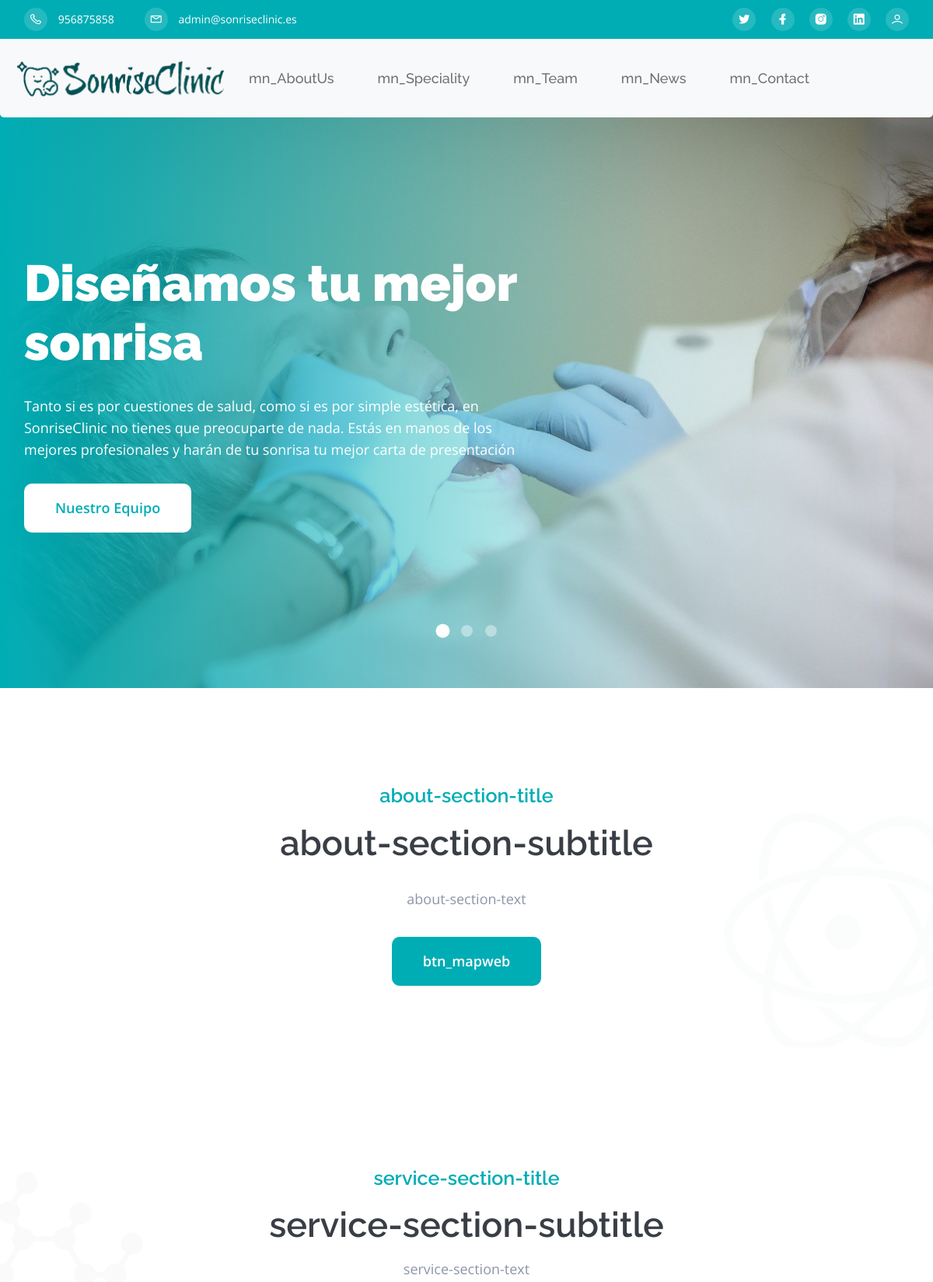
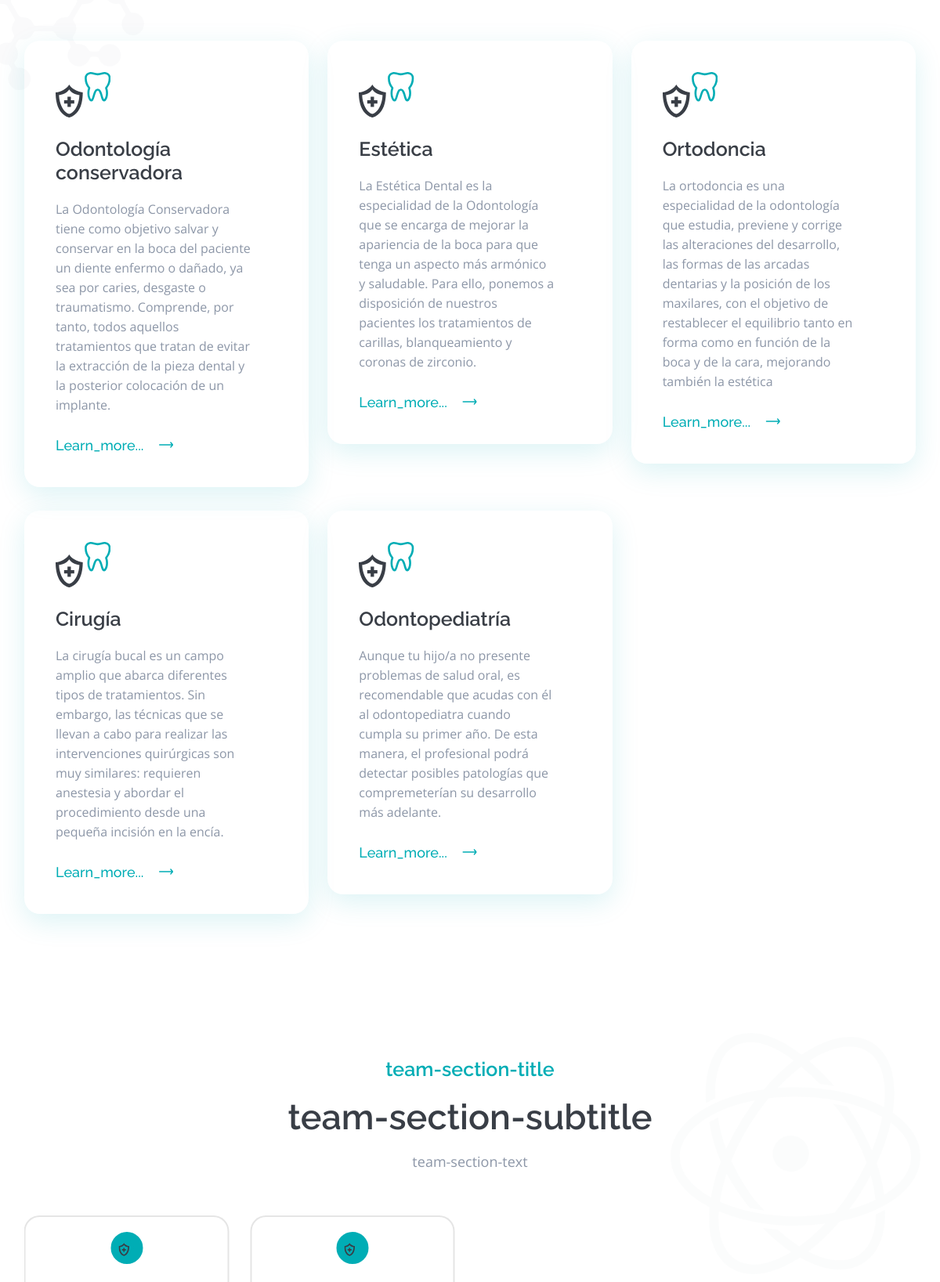
The page / (upper part) on the database its author committed (2 pictures, top to bottom).
### tables this page shows
CREATE TABLE `settings` (
  `id` int(9) NOT NULL,
  `type` varchar(10) NOT NULL,
  `label` varchar(25) NOT NULL,
  `value` varchar(400) NOT NULL
);

CREATE TABLE `blocks` (
  `id` int(9) NOT NULL,
  `id_page` int(9) NOT NULL,
  `name` varchar(56) NOT NULL,
  `label` varchar(56) DEFAULT NULL,
  `order_n` int(9) NOT NULL,
  `title` varchar(56) DEFAULT NULL,
  `subtitle` varchar(56) DEFAULT NULL,
  `text` varchar(56) DEFAULT NULL
);

CREATE TABLE `treatmentscategories` (
  `id` int(1) NOT NULL,
  `name` varchar(100) NOT NULL,
  `info` text NOT NULL,
  `image` varchar(300) NOT NULL
);

CREATE TABLE `professionals` (
  `id` int(3) NOT NULL,
  `image` varchar(150) NOT NULL,
  `info` text NOT NULL,
  `tr` varchar(15) DEFAULT NULL,
  `name` varchar(150) NOT NULL,
  `degree` varchar(150) NOT NULL,
  `job` varchar(150) NOT NULL,
  `enabled` int(1) NOT NULL DEFAULT '1'
);

### includes/sessions.php (called while the page is built, shortened)
<?php
if (isset($_SESSION['lang'])) {
    $lang = $_SESSION['lang'];
} else {
    $lang = null;
}
function isAuthenticated()
{
    if (isset($_SESSION['autentificado'])) {
        return $_SESSION['autentificado'];
    } else return FALSE;
}
if (!isset($lang)) :
    $lang = "es";
endif;

### includes/class.data.php (called while the page is built, shortened)
<?php
class DataBase
{
    var $connection;
    public function __construct()
    {
        if (DB_PASS == NULL)
            $this->connection = mysqli_connect(DB_SERVER, DB_USER, DB_NAME);
        else
            $this->connection = mysqli_connect(DB_SERVER, DB_USER, DB_PASS, DB_NAME);
        return true;
    }
    public function send($sql, $type = 'ARRAY')
    {
        $result = mysqli_query($this->connection, $sql) or die(mysqli_error($this->connection));
        $return = array();
        if ($type == 'ARRAY')
            while (($return[] = mysqli_fetch_array($result))) {
            }
        else {
            while (($return[] = mysqli_fetch_assoc($result))) {
            }
        }
        if (count($return) > 1)
            unset($return[count($return) - 1]);
        else
            $return = FALSE;
        return $return;
    }
    public function select($table, $where, $type = 'ARRAY')
    {
        $sql = "SELECT * FROM " . $table . " WHERE " . $where;
        $result = mysqli_query($this->connection, $sql);
        $return = array();
        if ($type == 'ARRAY')
            while (($return[] = mysqli_fetch_array($result))) {
            }
        else
            while (($return[] = mysqli_fetch_assoc($result))) {
            }
        if (count($return) > 1)
            unset($return[count($return) - 1]);
        else
            $return = FALSE;
        return $return;
    }
}

### includes/functions.php (called while the page is built, shortened)
<?php
function __($str, $lang = null)
{
	return $str;
}

### blocks/service-section.php (the view, shortened to what this page needs)
<?php
$db = new DataBase();
$result = $db->select("blocks", "id = " . $block["id"]);
?>
<section id="services" class="service-section pt-150">
	<div class="shape shape-3">
		<img src="assets/img/shapes/shape-3.svg" alt="">
	</div>
	<div class="container">
		<div class="row">
			<div class="col-xl-8 mx-auto">
				<div class="section-title text-center mb-55">
					<span class="wow fadeInDown" data-wow-delay=".2s"><?= __($result[0]["title"], $lang) ?></span>
					<h2 class="mb-15 wow fadeInUp" data-wow-delay=".4s"><?= __($result[0]["subtitle"], $lang) ?></h2>
					<p class="wow fadeInUp" data-wow-delay=".6s"><?= __($result[0]["text"], $lang) ?></p>
				</div>
			</div>
		</div>
		<div class="row">
			<?php
			$recordset = $db->send("SELECT * FROM treatmentscategories;"); ?>
			<?php foreach ($recordset as $specialty) : ?>
				<div class="col-lg-4 col-md-6">
					<div class="service-item mb-30">
						<div class="service-icon mb-25">
						</div>
						<div class="service-content">
							<h4><?= $specialty['name'] ?></h4>
							<p style="overflow: hidden; text-overflow: ellipsis; width: 250px;"><?= $specialty['info'] ?></p>
							<a href="../categorieInterventions.php?categorie=<?= $specialty['id'] ?>" class="read-more"><?= __('Learn_more', $lang) ?>... <i class="lni lni-arrow-right"></i></a>
						</div>
					</div>
				</div>
			<?php endforeach; ?>
		</div>
	</div>
</section>

### index.php (shortened to what this page needs)
<?php
include("includes/functions.php");
include("includes/sessions.php");
$PG_NAME = "Home";
?>
<!DOCTYPE html>
<html lang="<?= $lang ?>">
<?php require "sections/head.php"; ?>
<body>
  <?php
  if (isAuthenticated()) :
    include "sections/header.php";
    include "includes/blocks.php";
    include "sections/footer.php";
  else :
    include "sections/header.php";
    include "includes/blocks.php";
  endif;
  ?>
</body>
</html>

### sections/head.php (shortened to what this page needs)
<head>
  <link rel="stylesheet" href="assets/css/bootstrap-5.0.5-alpha.min.css">
  <link rel="stylesheet" href="assets/css/LineIcons.2.0.css">
  <link rel="stylesheet" href="assets/css/glightbox.min.css">
  <link rel="stylesheet" href="assets/css/selectr.css">
  <link rel="stylesheet" href="assets/css/date.css">
  <link rel="stylesheet" href="assets/css/animate.css">
  <link rel="stylesheet" href="assets/css/tiny-slider.css">
  <link rel="stylesheet" href="assets/css/main.css">
</head>

### sections/header.php (shortened to what this page needs)
<header id="home" class="header">
  <div class="header-wrapper">
    <div class="header-top theme-bg">
      <div class="container">
        <div class="row">
          <div class="col-md-8">
            <?php
            $db = new DataBase();
            $phone = $db->select("settings", "label ='lni lni-phone'");
            $mail = $db->select("settings", "label ='lni lni-envelope'");
            ?>
            <div class="header-top-left text-center text-md-left">
              <ul>
                <li><a href="#"><i class="lni lni-phone"></i> <?= isset($phone) ? $phone[0]["value"] : "" ?></a></li>
                <li><a href="#"><i class="lni lni-envelope"></i> <?= isset($mail) ? $mail[0]["value"] : "" ?></a></li>
              </ul>
            </div>
          </div>
          <div class="col-md-4">
            <div class="header-top-right d-none d-md-block">
              <ul>
                <?php
                $db = new DataBase();
                $social = $db->send("SELECT * FROM settings WHERE type = 'social' AND value<>'';");
                if (!empty($social)) :
                  foreach ($social as $key) : ?>
                    <li class="nav-item">
                      <a href="<?= $key['value'] ?>">
                        <i class="<?= $key['label'] ?>"></i>
                      </a>
                    </li>
                <?php endforeach;
                endif;
                ?>
                <li class="nav-item">
                  <?php if (!isAuthenticated()) : ?>
                    <a href="login.php">
                      <i class="lni lni-user"></i>
                    </a>
                  <?php else : ?>
                    <a href="logout.php">
                      <i class="lni lni-close"></i>
                    </a>
                  <?php endif; ?>
                </li>
              </ul>
            </div>
          </div>
        </div>
      </div>
    </div>
    <?php
    if ($_SERVER['PHP_SELF'] == "/index.php") :
      $href = "";
    else :
      $href = "index.php";
    endif;
    ?>
    <nav class="navbar navbar-expand-lg navbar-light bg-light">
      <div class="container-fluid">
        <a class="navbar-brand" href="index.php">
          <img src="assets/img/logo/logo-dark.png" style="width:280px" alt="Logo">
        </a>
        <div class="collapse navbar-collapse" id="navbarSupportedContent">
          <ul class="navbar-nav me-auto mb-2 mb-lg-0">
            <li class="nav-item">
              <a class="nav-link" href="<?= $href ?>#about"><?= __('mn_AboutUs', $lang) ?></a>
            </li>
            <li class="nav-item">
              <a class="nav-link" href="<?= $href ?>#services"><?= __('mn_Speciality', $lang) ?></a>
            </li>
            <li class="nav-item">
              <a class="nav-link" href="<?= $href ?>#team"><?= __('mn_Team', $lang) ?></a>
            </li>
            <li class="nav-item">
              <a class="nav-link" href="<?= $href ?>#blog"><?= __('mn_News', $lang) ?></a>
            </li>
            <li class="nav-item">
              <a class="nav-link" href="<?= $href ?>#contact"><?= __('mn_Contact', $lang) ?></a>
            </li>
        </div>
      </div>
    </nav>
  </div>
</header>

### includes/blocks.php (shortened to what this page needs)
<?php
$db = new DataBase();
$sql = "SELECT * FROM pages a INNER JOIN blocks b ON a.id = b.id_page WHERE a.page = '" . $PG_NAME . "' ORDER BY order_n ASC";
$blocks = $db->send($sql);
foreach ($blocks as $block) :
    include "blocks/" . $block['name'] . ".php";
endforeach;

### blocks/slider-section.php (shortened to what this page needs)
<div class="slider-wrapper">
  <section class="slider-section">
    <div class="slider-active slick-style">
      <div class="single-slider img-bg" style="background-image:url('assets/img/slider/slider-1a.jpg');">
        <div class="container">
          <div class="row">
            <div class="col-xl-7 col-lg-8 col-md-10">
              <div class="slider-content">
                <h1 data-animation="fadeInDown" data-duration="1.5s" data-delay=".5s">Diseñamos tu mejor sonrisa
                </h1>
                <p data-animation="fadeInLeft" data-duration="1.5s" data-delay=".7s">Tanto si es por cuestiones de salud, como si es por simple estética, en SonriseClinic no tienes que
                  preocuparte de nada. Estás en manos de los mejores profesionales y harán de tu sonrisa tu mejor carta de presentación</p>
                <a href="#team" class="btn theme-btn page-scroll" data-animation="fadeInUp" data-duration="1.5s" data-delay=".9s">Nuestro Equipo</a>
              </div>
            </div>
          </div>
        </div>
      </div>
    </div>
  </section>
</div>

### blocks/about-section.php (shortened to what this page needs)
<?php
$db = new DataBase();
$result = $db->select("blocks", "id = " . $block["id"]);
?>
<section id="about" class="about-section pt-120">
	<div class="shape shape-2">
		<img src="assets/img/shapes/shape-2.svg" alt="">
	</div>
	<div class="container">
		<div class="row">
			<div class="col-xl-10 col-lg-11 mx-auto">
				<div class="about-content text-center mb-55">
					<div class="section-title mb-30">
						<span class="wow fadeInDown" data-wow-delay=".2s"><?= __($result[0]["title"], $lang) ?></span>
						<h2 class="mb-15 wow fadeInUp" data-wow-delay=".4s"><?= __($result[0]["subtitle"], $lang) ?></h2>
					</div>
					<p class="mb-35 wow fadeInUp" data-wow-delay=".6s"><?= __($result[0]["text"], $lang) ?></p>
					<a href="about-more.php" class="btn theme-btn wow fadeInUp" data-wow-delay=".8s"><?= __('btn_mapweb', $lang) ?></a>
				</div>
			</div>
		</div>
	</div>
	<div class="about-img text-center">
	</div>
</section>

### blocks/team-section.php (shortened to what this page needs)
<?php
$db = new DataBase();
$result = $db->select("blocks", "id = " . $block["id"]);
?>
<section id="team" class="team-section pt-150 pb-150">
	<div class="shape shape-5">
		<img src="assets/img/shapes/shape-2.svg" alt="">
	</div>
	<div class="container">
		<div class="row">
			<div class="col-xl-8 mx-auto">
				<div class="section-title text-center mb-55">
					<span class="wow fadeInDown" data-wow-delay=".2s"><?= __($result[0]["title"], $lang) ?></span>
					<h2 class="mb-15 wow fadeInUp" data-wow-delay=".4s"><?= __($result[0]["subtitle"], $lang) ?></h2>
					<p class="wow fadeInUp" data-wow-delay=".6s"><?= __($result[0]["text"], $lang) ?></p>
				</div>
			</div>
		</div>
		<div class="team-slider-wrapper">
			<div class="row team-active">
				<?php
				$professionals = $db->select("professionals", "enabled = 1");
				if ($professionals) :
					foreach ($professionals as $person) :
				?>
						<div class="col-xl-3 col-lg-3">
							<div class="single-team text-center mb-85">
								<div class="team-img mb-50">
									<div class="specialist">
									</div>
								</div>
							</div>
						</div>
				<?php endforeach;
				endif; ?>
			</div>
		</div>
	</div>
</section>

### assets/css/tiny-slider.css (style rules this page uses)
.tns-slider { -webkit-transition:all 0s; -moz-transition:all 0s; transition:all 0s }
.tns-slider>.tns-item { -webkit-box-sizing:border-box; -moz-box-sizing:border-box; box-sizing:border-box }
.tns-horizontal.tns-subpixel { white-space:nowrap }
.tns-horizontal.tns-subpixel>.tns-item { display:inline-block; vertical-align:top; white-space:normal }
.tns-transparent { opacity:0; visibility:hidden }

### rows shown on the page
settings: value "956875858"
settings: value "admin@sonriseclinic.es"
blocks: title "about-section-title", subtitle "about-section-subtitle", text "about-section-text"
blocks: title "service-section-title", subtitle "service-section-subtitle", text "service-section-text"
treatmentscategories: name "Odontología conservadora", info "La Odontología Conservadora tiene como objetivo salvar y conservar en la boca del paciente un diente enfermo o dañado, ya sea por caries, desgaste o traumatismo. Comprende, por tanto, todos aquellos tratamientos que tratan de evitar la extracción de la pieza dental y la posterior colocación de un implante."
treatmentscategories: name "Estética", info "La Estética Dental es la especialidad de la Odontología que se encarga de mejorar la apariencia de la boca para que tenga un aspecto más armónico y saludable. Para ello, ponemos a disposición de nuestros pacientes los tratamientos de carillas, blanqueamiento y coronas de zirconio."
treatmentscategories: name "Ortodoncia", info "La ortodoncia es una especialidad de la odontología que estudia, previene y corrige las alteraciones del desarrollo, las formas de las arcadas dentarias y la posición de los maxilares, con el objetivo de restablecer el equilibrio tanto en forma como en función de la boca y de la cara, mejorando también la estética"
treatmentscategories: name "Cirugía", info "La cirugía bucal es un campo amplio que abarca diferentes tipos de tratamientos. Sin embargo, las técnicas que se llevan a cabo para realizar las intervenciones quirúrgicas son muy similares: requieren anestesia y abordar el procedimiento desde una pequeña incisión en la encía."
treatmentscategories: name "Odontopediatría", info "Aunque tu hijo/a no presente problemas de salud oral, es recomendable que acudas con él al odontopediatra cuando cumpla su primer año. De esta manera, el profesional podrá detectar posibles patologías que compremeterían su desarrollo más adelante."
blocks: title "team-section-title", subtitle "team-section-subtitle", text "team-section-text"

### other values the page prints
__('mn_AboutUs', $lang) "mn_AboutUs"
__('mn_Speciality', $lang) "mn_Speciality"
__('mn_Team', $lang) "mn_Team"
__('mn_News', $lang) "mn_News"
__('mn_Contact', $lang) "mn_Contact"
